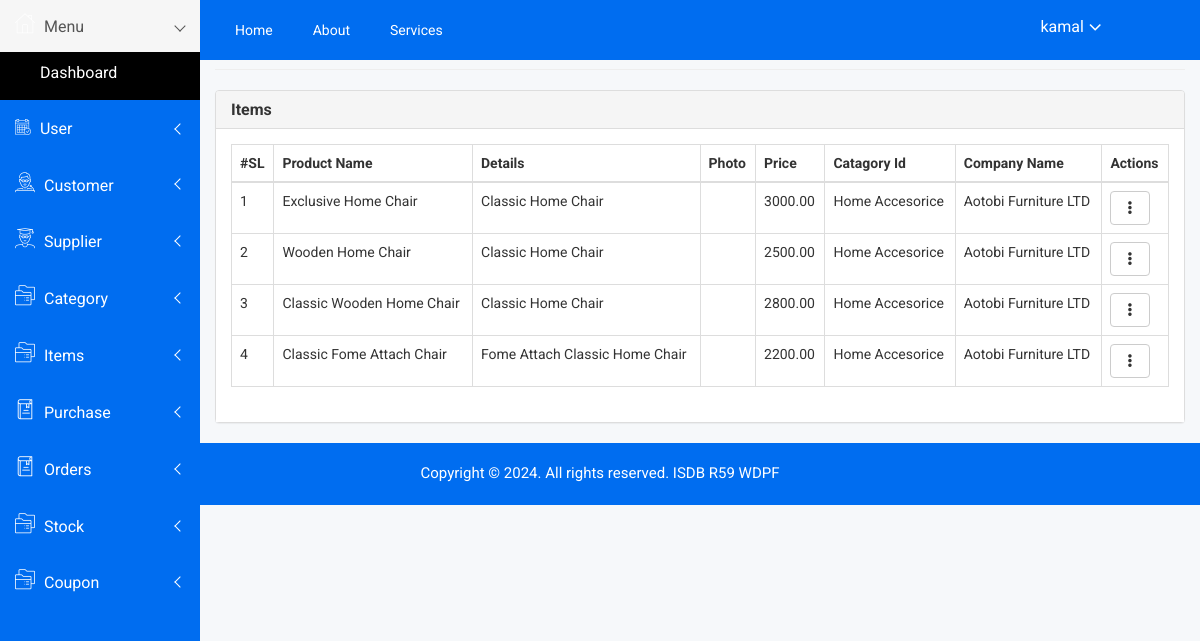
The page /admin/items_list.php (signed in) on the database as committed earlier.
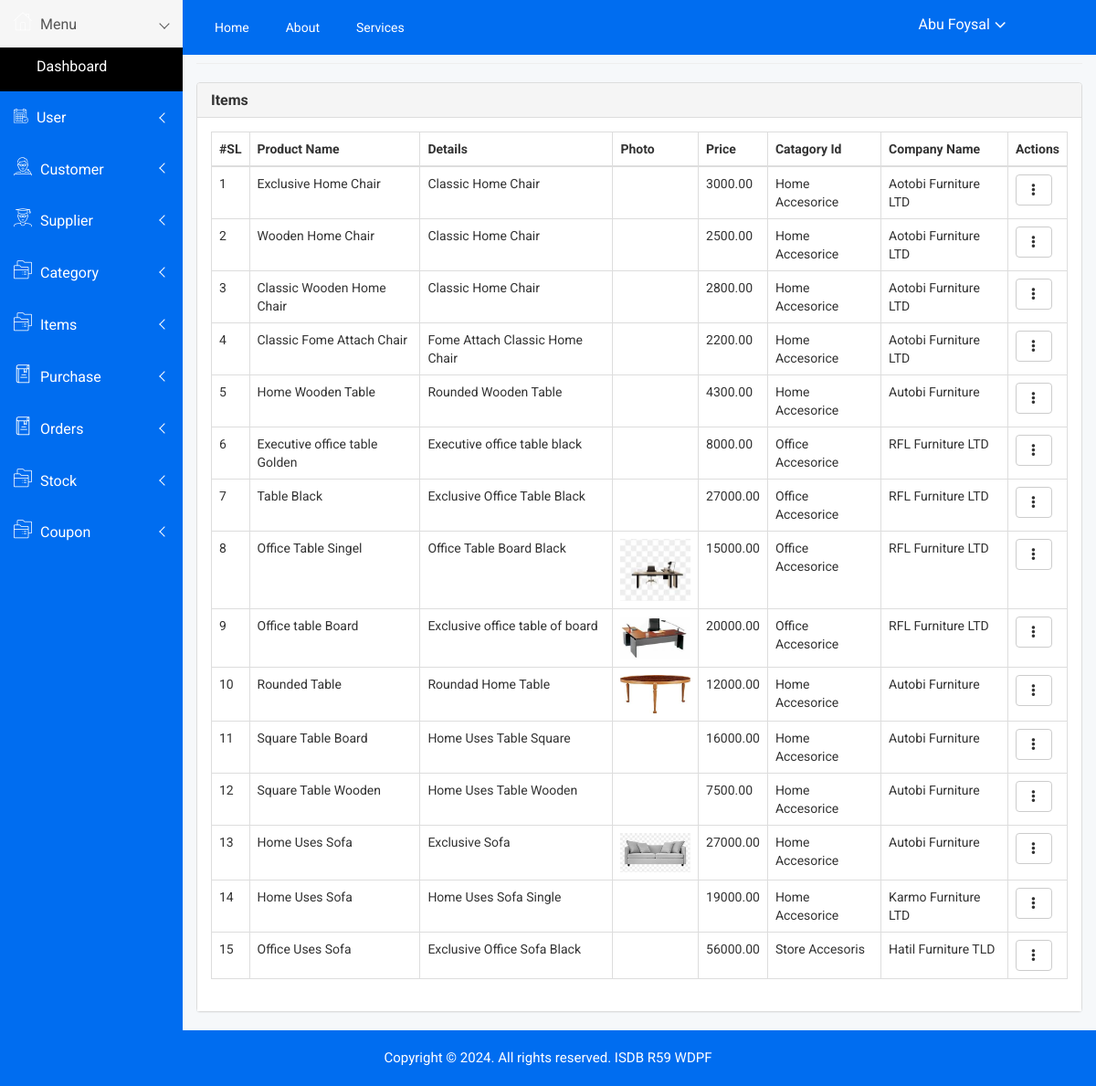
The same page on the database as committed later.
### tables this page shows
CREATE TABLE `items` (
  `id` int(11) NOT NULL,
  `product_name` varchar(100) DEFAULT NULL,
  `details` text DEFAULT NULL,
  `photo` varchar(100) DEFAULT NULL,
  `price` decimal(10,2) DEFAULT NULL,
  `catagory_id` int(11) DEFAULT NULL,
  `company_name` varchar(100) DEFAULT NULL,
  `created_at` datetime DEFAULT NULL,
  `created_by` int(11) DEFAULT NULL,
  `updated_at` datetime DEFAULT NULL,
  `updated_by` int(11) DEFAULT NULL,
  `deleted_at` datetime DEFAULT NULL
);

CREATE TABLE `catagory` (
  `id` int(11) NOT NULL,
  `name` varchar(100) DEFAULT NULL,
  `created_at` datetime DEFAULT NULL,
  `created_by` int(11) DEFAULT NULL,
  `updated_at` datetime DEFAULT NULL,
  `updated_by` int(11) DEFAULT NULL,
  `deleted_at` datetime DEFAULT NULL
);

### admin/include/connection.php (called while the page is built)
<?php
    include_once('class/crud.php');
    $mysqli=new crud("root","","sports_store");
    $baseurl="http://localhost/sports_store/admin/";
?>

### admin/class/crud.php (called while the page is built, shortened)
<?php
    class crud{
        private $host='localhost';
        private $connection;
        public function __construct($user,$password,$database){
            $this->user=$user;
            $this->password=$password;
            $this->database=$database;
            $this->connection=new mysqli($this->host,$this->user,$this->password,$this->database);
        }
        public function common_select_query($sql){
            $result=array();
            $error=false;
            $rs=$this->connection->query($sql);
            if($rs){
                if($rs->num_rows > 0){
                    while($r=$rs->fetch_object()){
                        array_push($result,$r);
                    }
                }
            }else{
                $error=$this->connection->error;
            }
            $return = array('data'=>$result,'error'=>$error);
            return $return;
        }
    }
?>

### admin/items_list.php (the view, shortened to what this page needs)
<?php include('include/header.php') ; ?>
<link href="https://cdn.datatables.net/1.10.24/css/dataTables.bootstrap.min.css" rel="stylesheet">
<div class="container-fluid">
    <h4 class="page-header"><small>Items /</small> List</h4>
    <div class="panel panel-default">
        <div class="panel-heading">
            <h5 class="panel-title">Items</h5>
        </div>
        <div class="panel-body">
            <div class="table-responsive">
                <table class="table table-bordered table-hover">
                    <thead>
                        <tr>
                            <th>#SL</th>
                            <th>Product Name</th>
                            <th>Details</th>
                            <th>Photo</th>
                            <th>Price</th>
                            <th>Catagory Id</th>
                            <th>Company Name</th>
                            <th>Actions</th>
                        </tr>
                    </thead>
                    <tbody>
                        <?php
                            $result=$mysqli->common_select_query('SELECT items.*, catagory.name as cat FROM `items` join catagory on catagory.id=items.catagory_id WHERE items.deleted_at is null');
                            if($result){
                                if($result['data']){
                                    $i=1;
                                    foreach($result['data'] as $data){
                        ?>
                        <tr>
                            <td><?= $i++ ?></td>
                            <td><?= $data->product_name ?></td>
                            <td><?= $data->details ?></td>
                            <td> <img src="<?= $baseurl ?>assets/items/<?= $data->photo ?>" width="80px" alt=""> </td>
                            <td><?= $data->price ?></td>
                            <td><?= $data->cat ?></td>
                            <td><?= $data->company_name ?></td>
                            <td>
                                <div class="dropdown">
                                    <button type="button" class="btn btn-default dropdown-toggle" data-toggle="dropdown">
                                        <i class="glyphicon glyphicon-option-vertical"></i>
                                    </button>
                                </div>
                            </td>
                        </tr>
                        <?php } } } ?>
                    </tbody>
                </table>
            </div>
        </div>
    </div>
</div>
<?php include('include/footer.php') ; ?>

### admin/include/header.php (shortened to what this page needs)
<?php require_once('connection.php'); ?>
<!doctype html>
<html class="no-js" lang="en">
<head>
    <link rel="stylesheet" href="<?= $baseurl ?>assets/css/bootstrap.min.css">
    <link rel="stylesheet" href="<?= $baseurl ?>assets/css/font-awesome.min.css">
    <link rel="stylesheet" href="<?= $baseurl ?>assets/css/owl.carousel.css">
    <link rel="stylesheet" href="<?= $baseurl ?>assets/css/owl.theme.css">
    <link rel="stylesheet" href="<?= $baseurl ?>assets/css/owl.transitions.css">
    <link rel="stylesheet" href="<?= $baseurl ?>assets/css/animate.css">
    <link rel="stylesheet" href="<?= $baseurl ?>assets/css/normalize.css">
    <link rel="stylesheet" href="<?= $baseurl ?>assets/css/meanmenu.min.css">
    <link rel="stylesheet" href="<?= $baseurl ?>assets/css/main.css">
    <link rel="stylesheet" href="<?= $baseurl ?>assets/css/educate-custon-icon.css">
    <link rel="stylesheet" href="<?= $baseurl ?>assets/css/morrisjs/morris.css">
    <link rel="stylesheet" href="<?= $baseurl ?>assets/css/scrollbar/jquery.mCustomScrollbar.min.css">
    <link rel="stylesheet" href="<?= $baseurl ?>assets/css/metisMenu/metisMenu.min.css">
    <link rel="stylesheet" href="<?= $baseurl ?>assets/css/metisMenu/metisMenu-vertical.css">
    <link rel="stylesheet" href="<?= $baseurl ?>assets/css/calendar/fullcalendar.min.css">
    <link rel="stylesheet" href="<?= $baseurl ?>assets/css/calendar/fullcalendar.print.min.css">
    <link rel="stylesheet" href="<?= $baseurl ?>assets/style.css">
    <link rel="stylesheet" href="<?= $baseurl ?>assets/css/responsive.css">
</head>
<body>
<?php include_once('sidebar.php') ?>
<div class="all-content-wrapper">
  <div class="header-advance-area">
    <div class="header-top-area">
        <div class="container-fluid">
            <div class="row">
                <div class="col-lg-12 col-md-12 col-sm-12 col-xs-12">
                    <div class="header-top-wraper">
                        <div class="row">
                            <div class="col-lg-6 col-md-7 col-sm-6 col-xs-12">
                                <div class="header-top-menu tabl-d-n">
                                    <ul class="nav navbar-nav mai-top-nav">
                                        <li class="nav-item"><a href="#" class="nav-link">Home</a>
                                        </li>
                                        <li class="nav-item"><a href="#" class="nav-link">About</a>
                                        </li>
                                        <li class="nav-item"><a href="#" class="nav-link">Services</a>
                                        </li>
                                    </ul>
                                </div>
                            </div>
                            <div class="col-lg-5 col-md-5 col-sm-12 col-xs-12">
                                <div class="header-right-info">
                                    <ul class="nav navbar-nav mai-top-nav header-right-menu">
                                        <li class="nav-item">
                                            <a href="#" data-toggle="dropdown" role="button" aria-expanded="false" class="nav-link dropdown-toggle">
                                                <span class="admin-name"><?= $_SESSION['name'] ?></span>
                                                <i class="fa fa-angle-down edu-icon edu-down-arrow"></i>
                                            </a>
                                        </li>
                                    </ul>
                                </div>
                            </div>
                        </div>
                    </div>
                </div>
            </div>
        </div>
    </div>
</div>

### admin/include/sidebar.php (shortened to what this page needs)
<div class="left-sidebar-pro">
        <nav id="sidebar" class="">
            <div class="left-custom-menu-adp-wrap comment-scrollbar">
                <nav class="sidebar-nav left-sidebar-menu-pro">
                    <ul class="metismenu" id="menu1">
                        <li class="active">
                            <a class="has-arrow" href="index.html">
								   <span style="color:white" class="educate-icon educate-home icon-wrap"></span>
								   <span class="mini-click-non">Menu</span>
								</a>
                            <ul class="submenu-angle" aria-expanded="true">
                                <li><a title="Dashboard" href="./index.php"><span class="mini-sub-pro">Dashboard</span></a></li>
                            </ul>
                        </li>
                    <li>
                        <a class="has-arrow" href="javascript:void(0)" aria-expanded="false"><span style="color:white" class="educate-icon educate-event icon-wrap sub-icon-mg" aria-hidden="true"></span> <span class="mini-click-non">User</span></a>
                    </li>
                    <li>
                        <a class="has-arrow" href="javascript:void(0)" aria-expanded="false"><span style="color:white" class="educate-icon educate-professor icon-wrap"></span> <span class="mini-click-non">Customer</span></a>
                    </li>
                    <li>
                        <a class="has-arrow" href="javascript:void(0)" aria-expanded="false"><span style="color:white" class="educate-icon educate-student icon-wrap"></span> <span class="mini-click-non">Supplier</span></a>
                    </li>
                    <li>
                        <a class="has-arrow" href="javascript:void(0)" aria-expanded="false"><span style="color:white" class="educate-icon educate-course icon-wrap"></span> <span class="mini-click-non">Category</span></a>
                    </li>
                    <li>
                        <a class="has-arrow" href="javascript:void(0)" aria-expanded="false"><span style="color:white" class="educate-icon educate-course icon-wrap"></span> <span class="mini-click-non">Items</span></a>
                    </li>
                    <li>
                        <a class="has-arrow" href="all-courses.html" aria-expanded="false"><span style="color:white" class="educate-icon educate-library icon-wrap"></span> <span class="mini-click-non">Purchase</span></a>
                    </li>
                    <li>
                        <a class="has-arrow" href="javascript:void(0)" aria-expanded="false"><span style="color:white" class="educate-icon educate-library icon-wrap" ></span> <span class="mini-click-non">Orders</span></a>
                    </li>
                    <li>
                        <a class="has-arrow" href="all-courses.html" aria-expanded="false"><span style="color:white" class="educate-icon educate-course icon-wrap"></span> <span class="mini-click-non">Stock</span></a>
                    </li>
                    <li>
                        <a class="has-arrow" href="all-courses.html" aria-expanded="false"><span style="color:white" class="educate-icon educate-course icon-wrap"></span> <span class="mini-click-non">Coupon</span></a>
                    </li>
                </ul>
            </nav>
        </div>
    </nav>
</div>

### admin/include/footer.php (shortened to what this page needs)
</div>
    <div class="footer-copyright-area">
            <div class="container-fluid">
                <div class="row">
                    <div class="col-lg-12">
                        <div class="footer-copy-right">
                            <p>Copyright © 2024. All rights reserved. ISDB <a href="https://colorlib.com/wp/templates/">R59 WDPF</a></p>
                        </div>
                    </div>
                </div>
            </div>
        </div>
</body>
</html>

### admin/assets/css/main.css (style rules this page uses)
html { color: #222; font-size: 1em; line-height: 1.4; }
audio, canvas, iframe, img, svg, video { vertical-align: middle; }

### admin/assets/css/metisMenu/metisMenu-vertical.css (style rules this page uses)
.sidebar-nav { background: #fff; }
.sidebar-nav ul { padding: 0; margin: 0; list-style: none; background: #f5f5f5; }
.sidebar-nav .metismenu { background: #fff; display: -webkit-box; display: -ms-flexbox; display: flex; -webkit-box-orient: vertical; -webkit-box-direction: normal; -ms-flex-direction: column; flex-direction: column; }
.sidebar-nav .metismenu li + li { margin-top: 5px; }
.sidebar-nav .metismenu li:last-child { margin-bottom: 5px; }
.sidebar-nav .metismenu > li { display: -webkit-box; display: -ms-flexbox; display: flex; -webkit-box-orient: vertical; -webkit-box-direction: normal; -ms-flex-direction: column; flex-direction: column; position: relative; }
.sidebar-nav .metismenu a { position: relative; display: block; padding: 13px 15px; color: #444; outline-width: 0; transition: all .3s ease-out; font-size:16px; font-weight:400; }
.sidebar-nav .metismenu ul a { padding: 10px 15px 10px 40px; }
.sidebar-nav .metismenu li .icon-wrap { margin-right:5px; font-size:20px; color:white; }
.sidebar-nav .metismenu li .sub-icon-mg { margin-right:5px; font-size:16px; }

Rows that differ between the two databases and show on the page:
added items: product_name "Home Wooden Table", details "Rounded Wooden Table", price "4300.00", catagory.name "Home Accesorice", company_name "Autobi Furniture"
added items: product_name "Executive office table Golden", details "Executive office table black", price "8000.00", catagory.name "Office Accesorice", company_name "RFL Furniture LTD"
added items: product_name "Table Black", details "Exclusive Office Table Black", price "27000.00", catagory.name "Office Accesorice", company_name "RFL Furniture LTD"
added items: product_name "Office Table Singel", details "Office Table Board Black", photo (picture), price "15000.00", catagory.name "Office Accesorice", company_name "RFL Furniture LTD"
added items: product_name "Office table Board", details "Exclusive office table of board", photo (picture), price "20000.00", catagory.name "Office Accesorice", company_name "RFL Furniture LTD"
added items: product_name "Rounded Table", details "Roundad Home Table", photo (picture), price "12000.00", catagory.name "Home Accesorice", company_name "Autobi Furniture"
added items: product_name "Square Table Board", details "Home Uses Table Square", price "16000.00", catagory.name "Home Accesorice", company_name "Autobi Furniture"
added items: product_name "Square Table Wooden", details "Home Uses Table Wooden", price "7500.00", catagory.name "Home Accesorice", company_name "Autobi Furniture"
added items: product_name "Home Uses Sofa", details "Exclusive Sofa", photo (picture), price "27000.00", catagory.name "Home Accesorice", company_name "Autobi Furniture"
added items: product_name "Home Uses Sofa", details "Home Uses Sofa Single", price "19000.00", catagory.name "Home Accesorice", company_name "Karmo Furniture LTD"
added items: product_name "Office Uses Sofa", details "Exclusive Office Sofa Black", price "56000.00", catagory.name "Store Accesoris", company_name "Hatil Furniture TLD"
Other text that changed with them:
$_SESSION['name']: "kamal" → "Abu Foysal"
